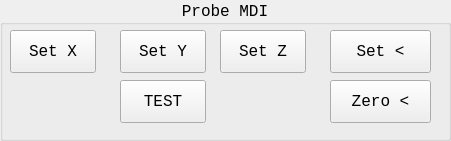
     <widget class="QGroupBox" name="groupBox_18">
      <property name="geometry">
       <rect>
        <x>10</x>
        <y>470</y>
        <width>451</width>
        <height>141</height>
       </rect>
      </property>
      <property name="font">
       <font>
        <family>Monospace</family>
        <pointsize>12</pointsize>
       </font>
      </property>
      <property name="title">
       <string>Probe MDI</string>
      </property>
      <property name="alignment">
       <set>Qt::AlignCenter</set>
      </property>
      <widget class="QPushButton" name="set_X">
       <property name="geometry">
        <rect>
         <x>10</x>
         <y>30</y>
         <width>86</width>
         <height>43</height>
        </rect>
       </property>
       <property name="font">
        <font>
         <family>Monospace</family>
         <pointsize>12</pointsize>
        </font>
       </property>
       <property name="toolTip">
        <string>Zero X offset to the current position</string>
       </property>
       <property name="text">
        <string>Set X</string>
       </property>
       <property name="function" stdset="0">
        <string>mdi</string>
       </property>
       <property name="command" stdset="0">
        <string>G10 L20 P0 X 0</string>
       </property>
      </widget>
      <widget class="QPushButton" name="set_Y">
       <property name="geometry">
        <rect>
         <x>120</x>
         <y>30</y>
         <width>86</width>
         <height>43</height>
        </rect>
       </property>
       <property name="font">
        <font>
         <family>Monospace</family>
         <pointsize>12</pointsize>
        </font>
       </property>
       <property name="toolTip">
        <string>Zero Y offset to the current position</string>
       </property>
       <property name="text">
        <string>Set Y</string>
       </property>
       <property name="function" stdset="0">
        <string>mdi</string>
       </property>
       <property name="command" stdset="0">
        <string>G10 L20 P0 Y 0</string>
       </property>
      </widget>
      <widget class="QPushButton" name="set_Z">
       <property name="geometry">
        <rect>
         <x>220</x>
         <y>30</y>
         <width>86</width>
         <height>43</height>
        </rect>
       </property>
       <property name="font">
        <font>
         <family>Monospace</family>
         <pointsize>12</pointsize>
        </font>
       </property>
       <property name="toolTip">
        <string>Zero Z offset to the current position</string>
       </property>
       <property name="text">
        <string>Set Z</string>
       </property>
       <property name="function" stdset="0">
        <string>mdi</string>
       </property>
       <property name="command" stdset="0">
        <string>G10 L20 P0 Z 0</string>
       </property>
      </widget>
      <widget class="QPushButton" name="set_angle">
       <property name="geometry">
        <rect>
         <x>330</x>
         <y>30</y>
         <width>101</width>
         <height>43</height>
        </rect>
       </property>
       <property name="font">
        <font>
         <family>Monospace</family>
         <pointsize>12</pointsize>
        </font>
       </property>
       <property name="toolTip">
        <string>Set coordinate offset angle after probing.</string>
       </property>
       <property name="text">
        <string>Set &lt;</string>
       </property>
       <property name="function" stdset="0">
        <string>mdi</string>
       </property>
       <property name="command" stdset="0">
        <string>G10 L2 P0  R#1005</string>
       </property>
      </widget>
      <widget class="QPushButton" name="trigger_probe">
       <property name="geometry">
        <rect>
         <x>120</x>
         <y>80</y>
         <width>86</width>
         <height>43</height>
        </rect>
       </property>
       <property name="font">
        <font>
         <family>Monospace</family>
         <pointsize>12</pointsize>
        </font>
       </property>
       <property name="toolTip">
        <string>&lt;html&gt;&lt;head/&gt;&lt;body&gt;&lt;p&gt;A simulated probe trip button. &lt;/p&gt;&lt;/body&gt;&lt;/html&gt;</string>
       </property>
       <property name="text">
        <string>TEST</string>
       </property>
       <property name="function" stdset="0">
        <string>hal_pin</string>
       </property>
       <property name="pin_name" stdset="0">
        <string>probe_trigger_pin</string>
       </property>
       <property name="hal_type" stdset="0">
        <string>HAL_BIT</string>
       </property>
       <property name="hal_dir" stdset="0">
        <string>HAL_OUT</string>
       </property>
      </widget>
      <widget class="QPushButton" name="zero_angle">
       <property name="geometry">
        <rect>
         <x>330</x>
         <y>80</y>
         <width>101</width>
         <height>43</height>
        </rect>
       </property>
       <property name="font">
        <font>
         <family>Monospace</family>
         <pointsize>12</pointsize>
        </font>
       </property>
       <property name="toolTip">
        <string>Return Coordinates to zero after angle offset.</string>
       </property>
       <property name="text">
        <string>Zero &lt;</string>
       </property>
       <property name="function" stdset="0">
        <string>mdi</string>
       </property>
       <property name="command" stdset="0">
        <string>G10 L2 P0  R0</string>
       </property>
      </widget>
     </widget>
